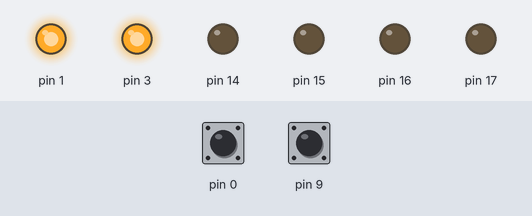
This sketch was run on a simulated Arduino Uno, built with avr-gcc and run on an emulated ATmega328P. Parts: output pins drawn as LEDs (lit = HIGH). The test bench sets the inputs (shaded band); at power-on: pin 9 HIGH, pin 0 HIGH.

Above: at 9.7 s.
9.8 s: pin 9 pulled LOW for 0.15 s
At 9.87 s:
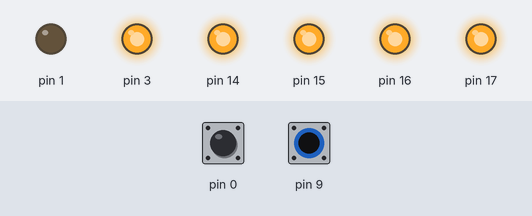
11.4 s: pin 9 pulled LOW for 3.2 s
At 14.9 s:
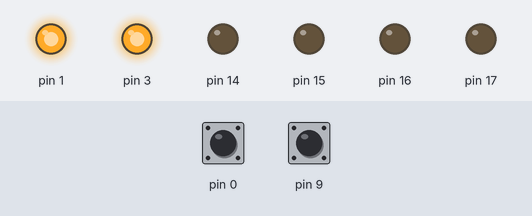
16.1 s: pin 0 pulled LOW for 0.15 s
At 17.2 s:
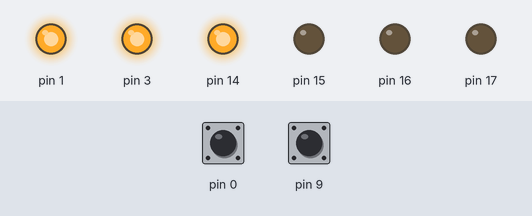
Timing chart, 0 to 27.6 s (numbered marks = the images above; inputs shaded):
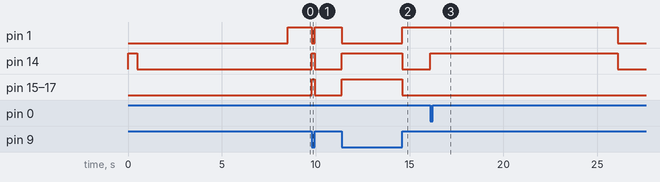

The sketch:

pirScan.ino
```cpp
char incomingByte;      // a variable to read incoming serial data into
bool intruMsgSent;
bool done= false;
int count;

void setup()
{

  //PIR
  pinMode(9, INPUT);
  digitalWrite(9, HIGH);
  pinMode(3, OUTPUT);
  digitalWrite(3, HIGH);
  DDRC |= 0b00001111;
  //PORTC |= 0b00001111;
  PORTC |= 1 << PC0;
  delay(500);
  //PORTC &= 0b11110000;
  PORTC &= ~(1 << PC0);

  SIM900power();  // turn on shield
  //delay(45000);  // give time to log on to network.
  intruMsgSent = true;
  pinMode(0, INPUT);
  digitalWrite(0, HIGH);

  pinMode(1, OUTPUT);
  digitalWrite(1, HIGH);
  //PORTD |= 1 << PD1;
}

void loop()
{
  intrusionDetected();
  if (!digitalRead(0))
  {
    //test();
    last();
  }


  /* if (!digitalRead(0))
  {
    serialReceive();
  }*/
  //serialReceive();
}

void SIM900power()
// software equivalent of pressing the GSM shield "power" button
{
  PORTC |= 1 << PC4;
  delay(1000);
  PORTC &= ~(1 << PC4);
  delay(7000);
}

void intrusionDetected()
{
  if (digitalRead(9) == LOW)
  {
    PORTC |= 0b00001111;
    PORTD &= ~(1 << PD1);
    intruMsgSent = false;
    //delay(5000);
  }
  else
  {
    PORTC &= 0b11110000;
    if (!intruMsgSent)
    {
      PORTD |= 1 << PD1;
      intruMsgSent = true;
    }
  }
}

void serialReceive()
{
  if (!digitalRead(0))
  {
    count = 0;  //TEST
    delay(1500);
  }

  if (!digitalRead(0))
  {
    count=1; //SET
    delay(2000);
  }

  if (!digitalRead(0))
  {
    count=2;//POWER
    delay(100);
  }


  switch (count)
  {
  case 0://TEST
    test();
    //PORTC |= 0b00001111;
    //PORTC |= (1 << PC0);
    //delay(2000);
    //////PORTC &= 0b11110000;
    //PORTC &= ~(1 << PC0);
    break;
  case 1://SET
    PORTC |= (1 << PC0);
    /*PORTC ^= 1 << PC0;
    PORTC ^= 1 << PC1;
    PORTC ^= 1 << PC2;
    PORTC ^= 1 << PC3;*/
    /*PORTC |= 0b00001111;*/

    break;
  case 2://POWER
    //PORTC |= (1 << PC0);
    PORTD ^= (1 << PD3);
    break;
  default:
    //test();
    break;
 }
}

void test()
{
  PORTC |= (1 << PC0);
  delay(300);
  PORTC &= ~(1<<PC0);
  delay(300);

}

int serialReceive1()
{
  if(!digitalRead(0))
  {
    count = 0;
    delay(1000);
    if (!digitalRead(0))
    {
      count = 1;
      delay(2000);
      if (!digitalRead(0))
      {
        count = 2;
        delay(3000);
      }
    }
   }
  return count;
}


void last()
{
  bool done=false;
  while(!digitalRead(0))
  {
    pinMode(1, INPUT);
    while(!done)
      {
        if(digitalRead(0)&& digitalRead(1))//IF BOTH INPUTS ARE HELD HIGH
          {
            PORTD ^= (1 << PD3);
            delay(100);
            done = true;
          }
        if(!digitalRead(0)&& !digitalRead(1))//IF BOTH INPUTS ARE HELD LOW
          {
            PORTC |=(1<<PC0);
            delay(10000  );
            done = true;
          }

        if(!digitalRead(0)&& digitalRead(1))//IF D0 IS LOW AND D1 IS HIGH
          {
             PORTC |=(1<<PC0);
             delay(3000);
              PORTC &=~(1<<PC0);
             delay(100);
             done = true;
          }
          if(done)
          {
            pinMode(1,OUTPUT);
           }

      }
  }
}
```

Measured:
- after the input at 9.8 s, pin 1: HIGH → LOW at once, → HIGH 0.15 s later; pin 14–17: LOW → HIGH at once, → LOW 0.15 s later
- after the input at 11.4 s, pin 1: HIGH → LOW at once, → HIGH 3.2 s later; pin 14–17: LOW → HIGH at once, → LOW 3.2 s later
- after the input at 16.1 s, pin 1: HIGH → LOW after 10.0 s; pin 14: LOW → HIGH at once, → LOW 10.0 s later
